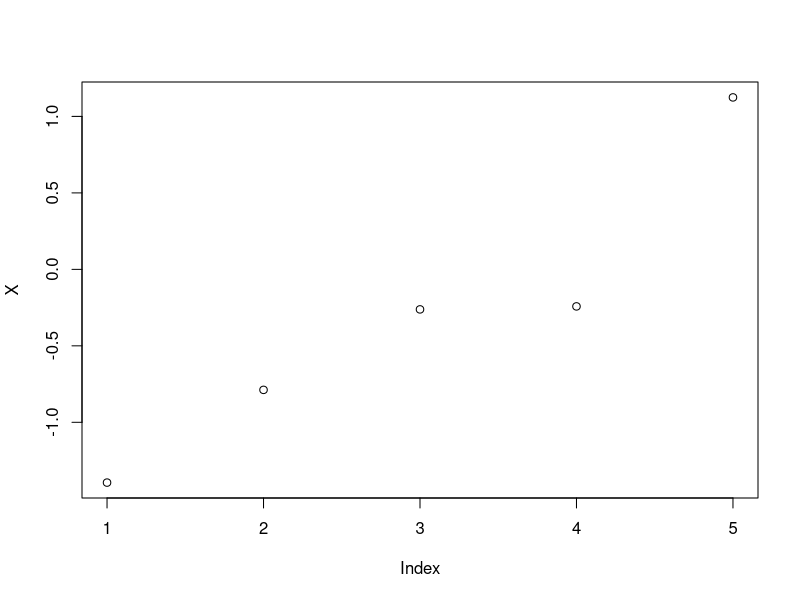
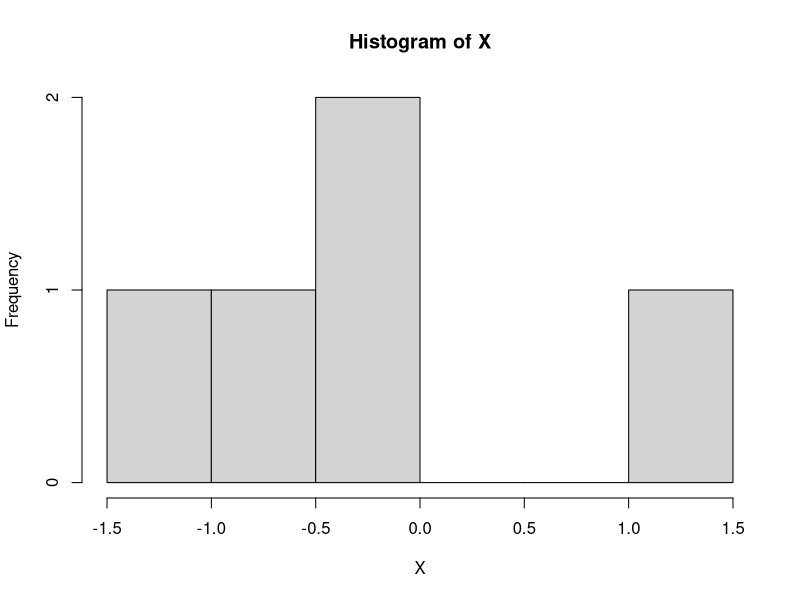
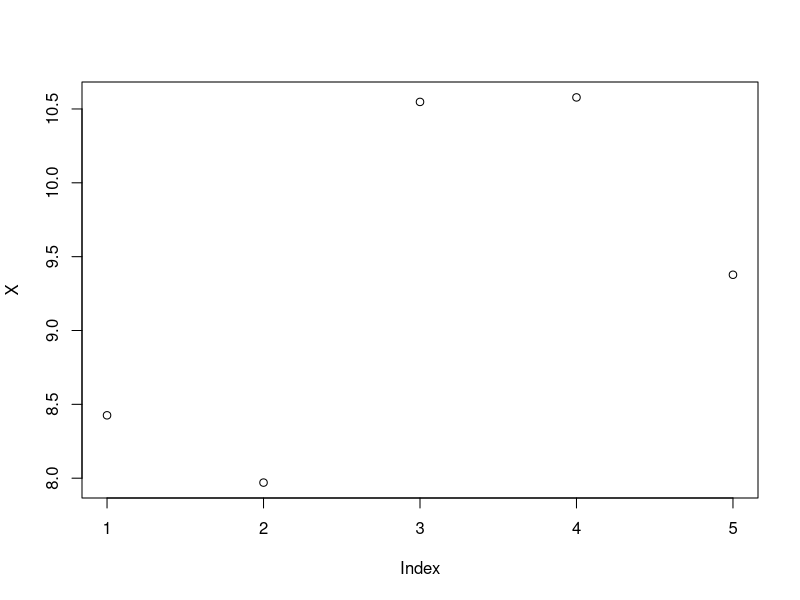
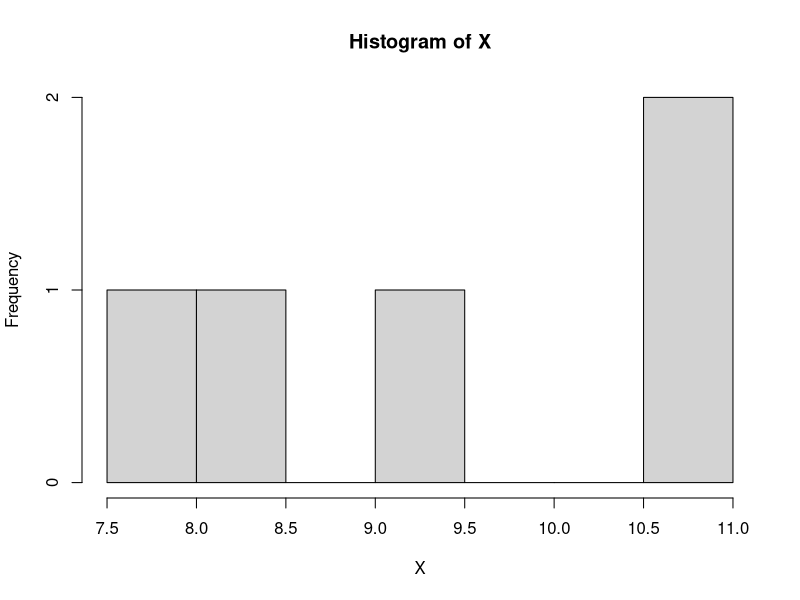
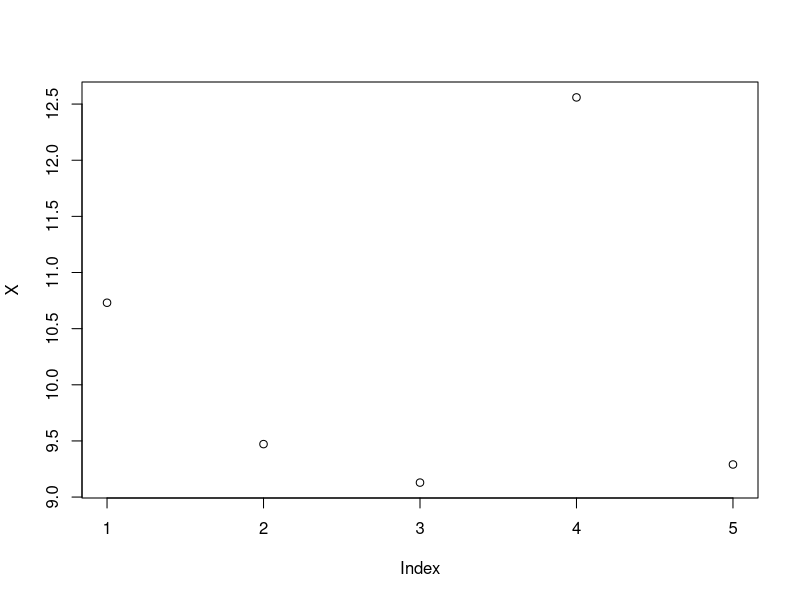
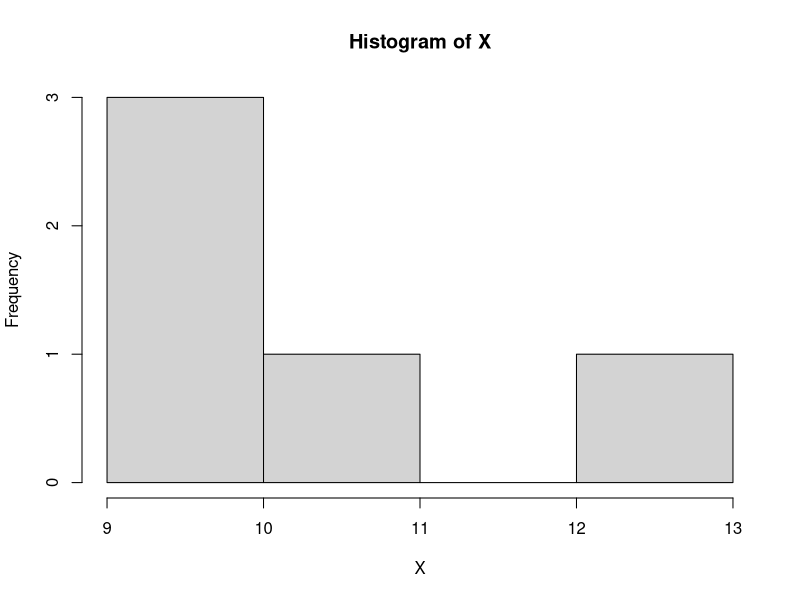
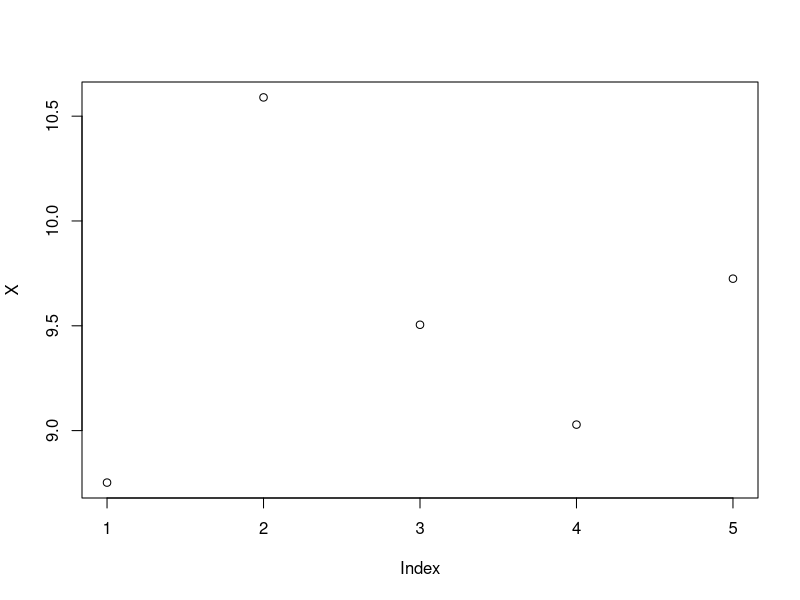
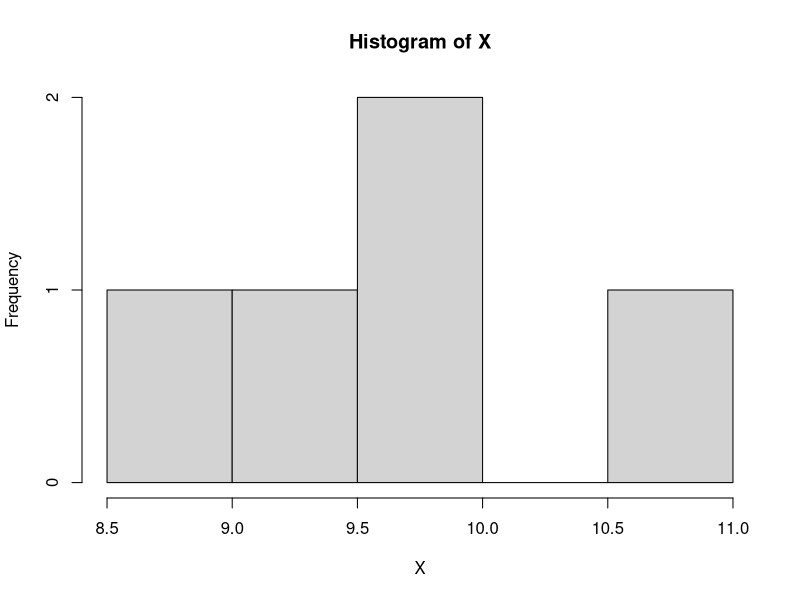

The R script that drew these images, in order:
N <-100000
a <-rnorm(N)
b <- rnorm(N)
c<- a * b
c
# Generate 5 random numbers from a standard normal distribution
X <- rnorm(5)
print("Random numbers from a standard normal distribution (mean=0, sd=1):")
plot(X)
hist(X)

# Generate 5 random numbers with mean 10 and sd 1
X <- rnorm(5, 10, 1)
print("Random numbers from N(mean=10, sd=1):")
plot(X)
hist(X)

# Another method to specify mean without explicitly stating it
X <- rnorm(5, 10)
print("Random numbers from N(mean=10, sd=1) using shorthand:")
plot(X)
hist(X)

# Explicitly specifying mean and sd
X <- rnorm(5, mean=10, sd=1)
print("Random numbers from N(mean=10, sd=1) with named arguments:")
plot(X)
hist(X)

# Reversing the order of named arguments
X <- rnorm(5, sd=1, mean=10)
plot(X)
hist(X)

# Specify only sd with default mean = 0
X <- rnorm(5, sd=1)
print("Random numbers from N(mean=0, sd=1) with explicit sd only:")
plot(X)
hist(X)

# Final print statement after all reassignments
print("Final content of X:")
plot(X)
hist(X)